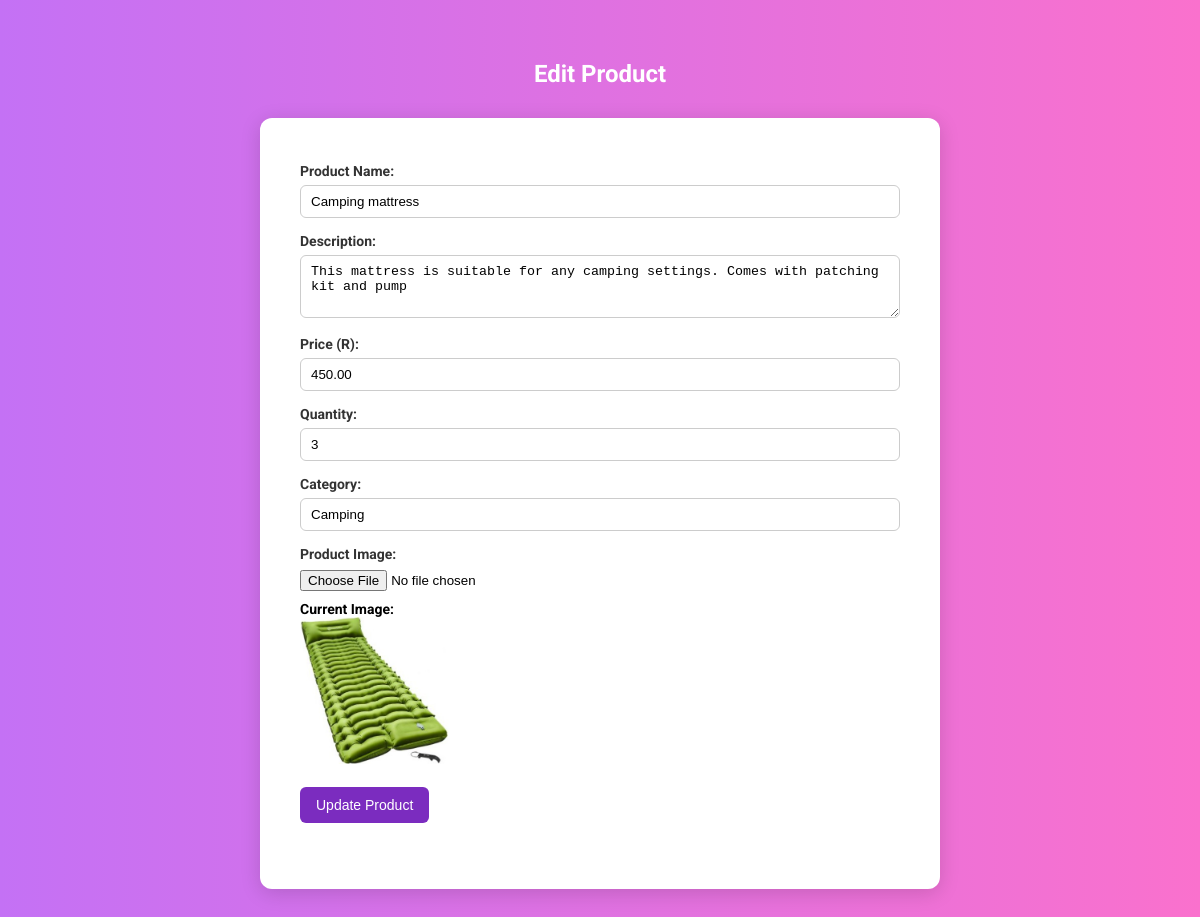
The page /shop_luvanski/edit_product.php?id=15 (signed in) on the database its author committed.
### tables this page shows
CREATE TABLE `products` (
  `id` int(11) NOT NULL,
  `store_id` int(11) NOT NULL,
  `name` varchar(100) NOT NULL,
  `description` text DEFAULT NULL,
  `price` decimal(10,2) NOT NULL,
  `seller_id` int(11) NOT NULL,
  `quantity` int(11) NOT NULL,
  `image` varchar(255) DEFAULT NULL,
  `created_at` timestamp NOT NULL DEFAULT current_timestamp(),
  `category` varchar(255) NOT NULL DEFAULT 'Uncategorized',
  `rating` float DEFAULT 0
);

### shop_luvanski/edit_product.php (the view, shortened to what this page needs)
<?php
require 'config.php';
$productId = $_GET['id'];
$stmt = $pdo->prepare("SELECT * FROM products WHERE id = ?");
$stmt->execute([$productId]);
$product = $stmt->fetch();
?>
<!DOCTYPE html>
<html>
<head>
</head>
<body>
    <h2>Edit Product</h2>
    <div class="panel">
        <form method="post" enctype="multipart/form-data">
            <label>Product Name:</label>
            <input type="text" name="name" value="<?= htmlspecialchars($product['name']) ?>" required>
            <label>Description:</label>
            <textarea name="description" rows="3" required><?= htmlspecialchars($product['description']) ?></textarea>
            <label>Price (R):</label>
            <input type="number" name="price" step="0.01" value="<?= $product['price'] ?>" required>
            <label>Quantity:</label>
            <input type="number" name="quantity" value="<?= $product['quantity'] ?>" required>
            <label>Category:</label>
            <input type="text" name="category" value="<?= htmlspecialchars($product['category']) ?>" required>
            <label>Product Image:</label>
            <input type="file" name="image">
            <?php if (!empty($product['image']) && file_exists($product['image'])): ?>
                <div class="image-preview">
                    <strong>Current Image:</strong><br>
                    <img src="<?= htmlspecialchars($product['image']) ?>" alt="Current Image">
                </div>
            <?php endif; ?>
            <button type="submit" class="btn">Update Product</button>
        </form>
        <a href="manage_inventory.php" class="back-link">← Back to Inventory</a>
    </div>
</body>
</html>

### shop_luvanski/edit_product.php (style rules this page uses)
body { font-family: 'Roboto', sans-serif; background: linear-gradient(to right, #c471f5, #fa71cd); margin: 0; padding: 40px; font-size: 14px; }
h2 { text-align: center; color: #fff; margin-bottom: 30px; font-size: 24px; }
.panel { background-color: white; max-width: 600px; margin: 0 auto; padding: 30px 40px; border-radius: 12px; box-shadow: 0 4px 20px rgba(0, 0, 0, 0.15); }
label { display: block; margin-top: 15px; font-weight: bold; color: #333; }
input[type="text"], input[type="number"], textarea, select { width: 100%; padding: 8px 10px; margin-top: 6px; border: 1px solid #ccc; border-radius: 6px; box-sizing: border-box; }
textarea { resize: vertical; }
input[type="file"] { margin-top: 8px; }
.image-preview { margin-top: 10px; }
.image-preview img { max-width: 150px; border-radius: 8px; }
.btn { background-color: #7b2cbf; color: white; padding: 10px 16px; border: none; border-radius: 6px; margin-top: 20px; cursor: pointer; font-size: 14px; }
.back-link { display: inline-block; margin-top: 20px; text-decoration: none; color: #fff; font-weight: 500; }

### rows shown on the page
products: name "Camping mattress", description "This mattress is suitable for any camping settings. Comes with patching kit and pump", price "450.00", quantity "3", category "Camping", image (picture)
